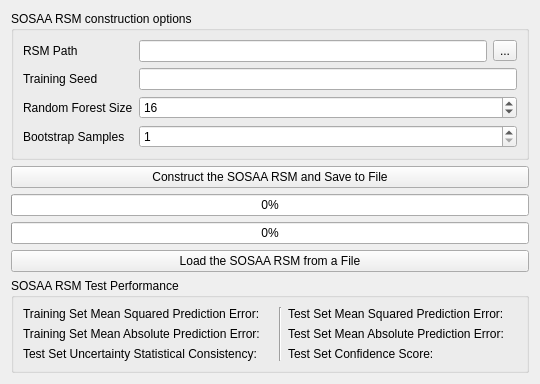
          <widget class="QWidget" name="compile_tab">
           <attribute name="title">
            <string>Configure and Construct</string>
           </attribute>
           <layout class="QVBoxLayout" name="horizontalLayout_9">
            <item>
             <widget class="QGroupBox" name="groupBox_17">
              <property name="title">
               <string>SOSAA RSM construction options</string>
              </property>
              <layout class="QGridLayout" name="gridLayout">
               <item row="2" column="2" colspan="2">
                <widget class="QSpinBox" name="rsm_forest">
                 <property name="minimum">
                  <number>1</number>
                 </property>
                 <property name="value">
                  <number>16</number>
                 </property>
                </widget>
               </item>
               <item row="0" column="0">
                <widget class="QLabel" name="label_2">
                 <property name="text">
                  <string>RSM Path</string>
                 </property>
                </widget>
               </item>
               <item row="1" column="0">
                <widget class="QLabel" name="label_6">
                 <property name="text">
                  <string>Training Seed</string>
                 </property>
                </widget>
               </item>
               <item row="0" column="2">
                <widget class="QLineEdit" name="rsm_path"/>
               </item>
               <item row="2" column="0">
                <widget class="QLabel" name="label_5">
                 <property name="text">
                  <string>Random Forest Size</string>
                 </property>
                </widget>
               </item>
               <item row="0" column="3">
                <widget class="QToolButton" name="browse_rsm">
                 <property name="font">
                  <font>
                   <bold>false</bold>
                  </font>
                 </property>
                 <property name="text">
                  <string>...</string>
                 </property>
                </widget>
               </item>
               <item row="1" column="2" colspan="2">
                <widget class="QLineEdit" name="rsm_train_seed"/>
               </item>
               <item row="3" column="0">
                <widget class="QLabel" name="label_9">
                 <property name="text">
                  <string>Bootstrap Samples</string>
                 </property>
                </widget>
               </item>
               <item row="3" column="2" colspan="2">
                <widget class="QSpinBox" name="rsm_train_samples">
                 <property name="minimum">
                  <number>1</number>
                 </property>
                </widget>
               </item>
              </layout>
             </widget>
            </item>
            <item>
             <layout class="QGridLayout" name="horizontalLayout_4">
              <item row="2" column="0">
               <widget class="QProgressBar" name="rsm_build_progress_low">
                <property name="value">
                 <number>0</number>
                </property>
               </widget>
              </item>
              <item row="1" column="0">
               <widget class="QProgressBar" name="rsm_build_progress_high">
                <property name="value">
                 <number>0</number>
                </property>
               </widget>
              </item>
              <item row="0" column="0">
               <widget class="QPushButton" name="rsm_build">
                <property name="text">
                 <string>Construct the SOSAA RSM and Save to File</string>
                </property>
               </widget>
              </item>
              <item row="3" column="0">
               <widget class="QPushButton" name="pushButton">
                <property name="text">
                 <string>Load the SOSAA RSM from a File</string>
                </property>
               </widget>
              </item>
             </layout>
            </item>
            <item>
             <widget class="QGroupBox" name="groupBox_18">
              <property name="title">
               <string>SOSAA RSM Test Performance</string>
              </property>
              <layout class="QGridLayout" name="gridLayout">
               <item row="0" column="0">
                <widget class="QLabel" name="label_2">
                 <property name="text">
                  <string>Training Set Mean Squared Prediction Error:</string>
                 </property>
                </widget>
               </item>
               <item row="1" column="0">
                <widget class="QLabel" name="label_6">
                 <property name="text">
                  <string>Training Set Mean Absolute Prediction Error:</string>
                 </property>
                </widget>
               </item>
               <item row="0" column="3">
                <widget class="QLabel" name="label_11">
                 <property name="text">
                  <string>Test Set Mean Squared Prediction Error:</string>
                 </property>
                </widget>
               </item>
               <item row="0" column="2" rowspan="3">
                <widget class="Line" name="line_4">
                 <property name="orientation">
                  <enum>Qt::Vertical</enum>
                 </property>
                </widget>
               </item>
               <item row="2" column="0">
                <widget class="QLabel" name="label_5">
                 <property name="text">
                  <string>Test Set Uncertainty Statistical Consistency:</string>
                 </property>
                </widget>
               </item>
               <item row="0" column="1">
                <widget class="QLabel" name="rsm_train_mse">
                 <property name="text">
                  <string/>
                 </property>
                 <property name="alignment">
                  <set>Qt::AlignRight|Qt::AlignTrailing|Qt::AlignVCenter</set>
                 </property>
                </widget>
               </item>
               <item row="0" column="4">
                <widget class="QLabel" name="rsm_test_mse">
                 <property name="text">
                  <string/>
                 </property>
                 <property name="alignment">
                  <set>Qt::AlignRight|Qt::AlignTrailing|Qt::AlignVCenter</set>
                 </property>
                </widget>
               </item>
               <item row="1" column="1">
                <widget class="QLabel" name="rsm_train_mae">
                 <property name="text">
                  <string/>
                 </property>
                 <property name="alignment">
                  <set>Qt::AlignRight|Qt::AlignTrailing|Qt::AlignVCenter</set>
                 </property>
                </widget>
               </item>
               <item row="1" column="3">
                <widget class="QLabel" name="label_19">
                 <property name="text">
                  <string>Test Set Mean Absolute Prediction Error:</string>
                 </property>
                </widget>
               </item>
               <item row="1" column="4">
                <widget class="QLabel" name="rsm_test_mae">
                 <property name="text">
                  <string/>
                 </property>
                 <property name="alignment">
                  <set>Qt::AlignRight|Qt::AlignTrailing|Qt::AlignVCenter</set>
                 </property>
                </widget>
               </item>
               <item row="2" column="1">
                <widget class="QLabel" name="rsm_test_uq_rsmce">
                 <property name="text">
                  <string/>
                 </property>
                 <property name="alignment">
                  <set>Qt::AlignRight|Qt::AlignTrailing|Qt::AlignVCenter</set>
                 </property>
                </widget>
               </item>
               <item row="2" column="3">
                <widget class="QLabel" name="label_22">
                 <property name="text">
                  <string>Test Set Confidence Score:</string>
                 </property>
                </widget>
               </item>
               <item row="2" column="4">
                <widget class="QLabel" name="rsm_test_conf">
                 <property name="text">
                  <string/>
                 </property>
                 <property name="alignment">
                  <set>Qt::AlignRight|Qt::AlignTrailing|Qt::AlignVCenter</set>
                 </property>
                </widget>
               </item>
              </layout>
             </widget>
            </item>
           </layout>
          </widget>
